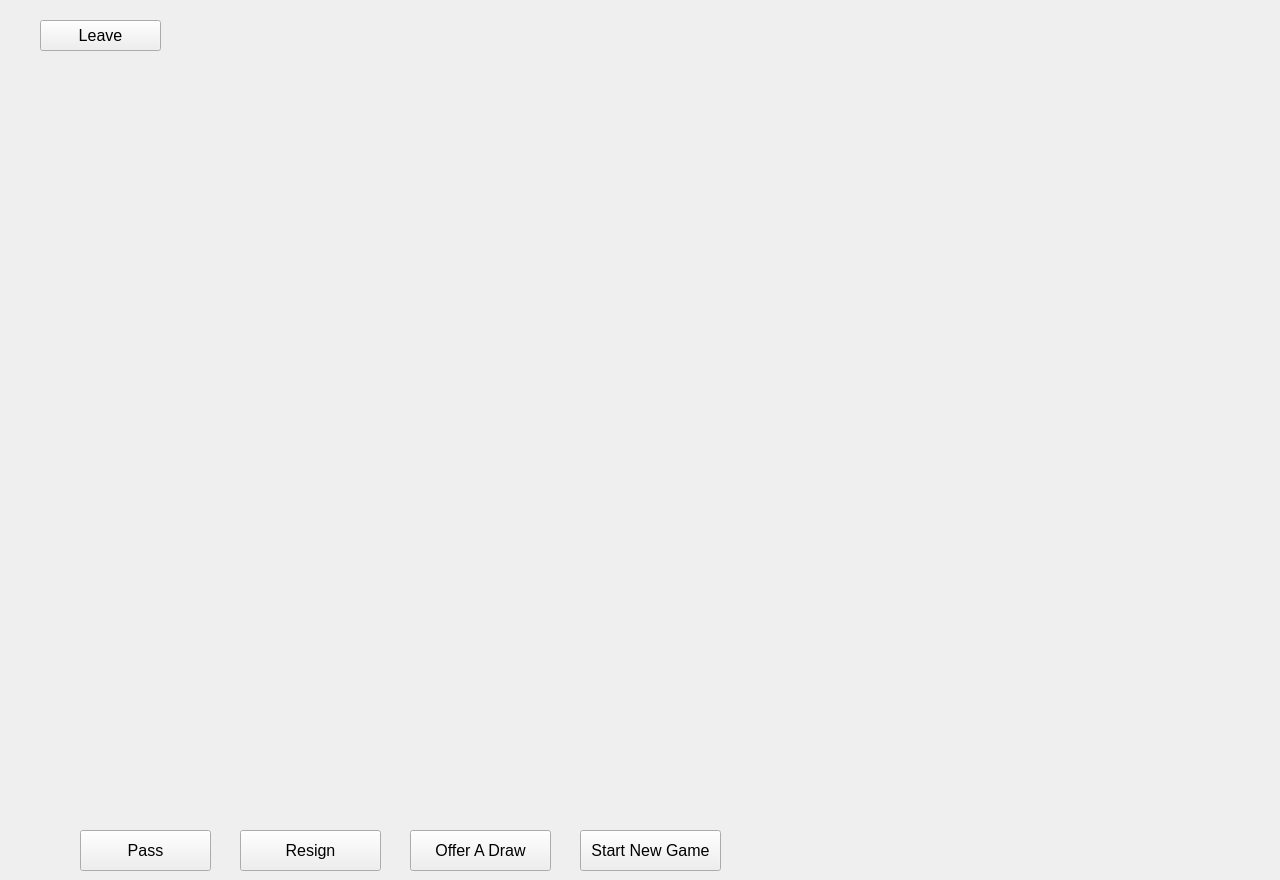
<?xml version="1.0" encoding="UTF-8"?>
<ui version="4.0">
 <class>GameWidget</class>
 <widget class="QWidget" name="GameWidget">
  <property name="geometry">
   <rect>
    <x>0</x>
    <y>0</y>
    <width>1280</width>
    <height>880</height>
   </rect>
  </property>
  <property name="windowTitle">
   <string>Form</string>
  </property>
  <widget class="QWidget" name="verticalLayoutWidget">
   <property name="geometry">
    <rect>
     <x>39</x>
     <y>109</y>
     <width>791</width>
     <height>711</height>
    </rect>
   </property>
   <layout class="QVBoxLayout" name="leftVBox"/>
  </widget>
  <widget class="QPushButton" name="btn_pass">
   <property name="geometry">
    <rect>
     <x>80</x>
     <y>830</y>
     <width>131</width>
     <height>41</height>
    </rect>
   </property>
   <property name="font">
    <font>
     <pointsize>12</pointsize>
    </font>
   </property>
   <property name="text">
    <string>Pass</string>
   </property>
  </widget>
  <widget class="QPushButton" name="btn_resign">
   <property name="geometry">
    <rect>
     <x>240</x>
     <y>830</y>
     <width>141</width>
     <height>41</height>
    </rect>
   </property>
   <property name="font">
    <font>
     <pointsize>12</pointsize>
    </font>
   </property>
   <property name="text">
    <string>Resign</string>
   </property>
  </widget>
  <widget class="QPushButton" name="btn_leave">
   <property name="geometry">
    <rect>
     <x>40</x>
     <y>20</y>
     <width>121</width>
     <height>31</height>
    </rect>
   </property>
   <property name="font">
    <font>
     <pointsize>12</pointsize>
    </font>
   </property>
   <property name="text">
    <string>Leave</string>
   </property>
  </widget>
  <widget class="QWidget" name="verticalLayoutWidget_2">
   <property name="geometry">
    <rect>
     <x>860</x>
     <y>80</y>
     <width>321</width>
     <height>711</height>
    </rect>
   </property>
   <layout class="QVBoxLayout" name="rightVBox"/>
  </widget>
  <widget class="QLabel" name="lbl_prompt">
   <property name="geometry">
    <rect>
     <x>40</x>
     <y>60</y>
     <width>791</width>
     <height>41</height>
    </rect>
   </property>
   <property name="font">
    <font>
     <pointsize>14</pointsize>
    </font>
   </property>
   <property name="text">
    <string/>
   </property>
   <property name="alignment">
    <set>Qt::AlignCenter</set>
   </property>
  </widget>
  <widget class="QPushButton" name="btn_draw">
   <property name="geometry">
    <rect>
     <x>410</x>
     <y>830</y>
     <width>141</width>
     <height>41</height>
    </rect>
   </property>
   <property name="font">
    <font>
     <pointsize>12</pointsize>
    </font>
   </property>
   <property name="text">
    <string>Offer A Draw</string>
   </property>
  </widget>
  <widget class="QPushButton" name="btn_new_game">
   <property name="geometry">
    <rect>
     <x>580</x>
     <y>830</y>
     <width>141</width>
     <height>41</height>
    </rect>
   </property>
   <property name="font">
    <font>
     <pointsize>12</pointsize>
    </font>
   </property>
   <property name="text">
    <string>Start New Game</string>
   </property>
  </widget>
 </widget>
 <resources/>
 <connections/>
</ui>
